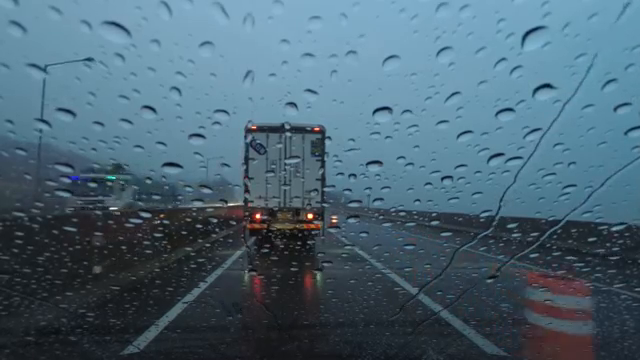
#> input picture frame 96 of videos/rainy.mp4, 640 x 360 px
$ jupyter execute curved.ipynb
#> lines starting #> are read from the running program, lines starting #| are printed output that depends on the picture; after the words box and inside, x2 and y2 are one past the last pixel; in counts of white or black regions, pixels touching at a corner belong together
#> in main, frame is the input picture: shape (360, 640, 3); mean B, G, R 116.2, 100.7, 74.8
[cell 1]
import cv2
import numpy as np
import math

leftLineBool = None
rightLineBool = None
fps = None
deviation = None

def make_coordinates(image, line_parameters): #return x1, y1, x2, y2
        if np.isnan(np.min(line_parameters)):
                print ("Not detected")
                return
        else:
                slope, intercept = line_parameters

                #print (image.shape)
                y1=image.shape[0]
                y2=int(y1*(3/5))
                x1=int((y1-intercept)/slope)
                x2=int((y2-intercept)/slope)
                if x1<0 or x1>2147483646:
                        x1=0
                if x2<0 or x2>2147483646:
                        x2=0
                return np.array([x1, y1, x2, y2])

[cell 2]
def find_curved_points(image, lines):
        line_image = np.zeros_like(image)
        left_points = [] #coord of points
        right_points = []

        left_xy = []
        right_xy = []

        if lines is not None:
                for line in lines:
                        x1, y1, x2, y2 = line.reshape(4)
                        parameters = np.polyfit((x1, x2), (y1, y2), 1)
                        slope=parameters[0]
                        #print("parameters[0]: ", parameters[0])
                        #print("x1, y1, x2, y2: ", x1, y1, x2, y2)
                        intercept = parameters[1]
                        pts = np.array([[x1, y1], [x2 , y2]], np.int32)
                        if slope<-0.4:
                                left_points.append(pts)
                                # [7 lines of commented-out code are left out]

                        elif slope> 0.4:
                                right_points.append(pts)
                                # [21 lines of commented-out code are left out]


        cv2.polylines(line_image, left_points, True, (0,255,0), 5)
        cv2.polylines(line_image, right_points, True, (0,255,0), 5)

# [15 lines of commented-out code are left out]

        return line_image

[cell 3]
def cannyMaker(image):
        gray = cv2.cvtColor(image, cv2.COLOR_RGB2GRAY)
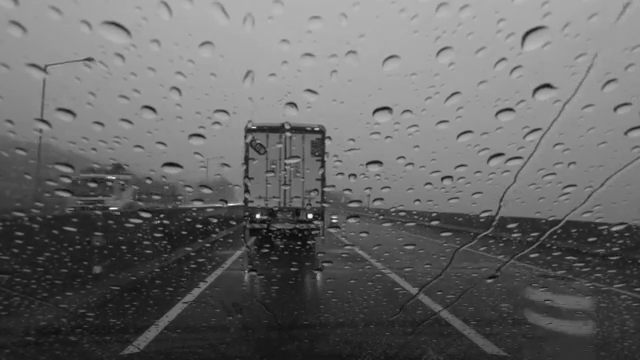
#> gray: shape (360, 640); min 6, max 250, mean 102.4
        blur = cv2.GaussianBlur(gray, (5,5), 0)
        canny = cv2.Canny(blur, 30, 150)
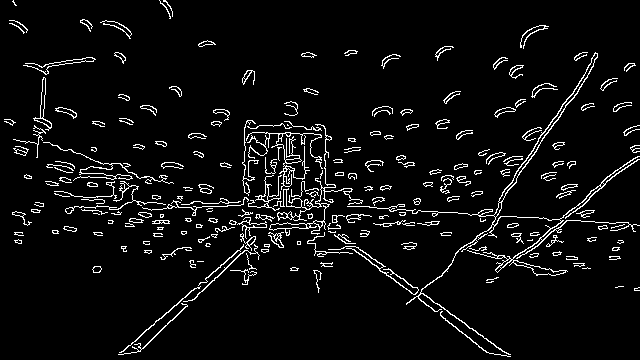
#> canny: shape (360, 640); 5.4% white in thin lines or dots
        print ("______________Creating canny image___________________")
        return canny

def region_of_interest(image):
        '''
        Mask the given image, given region of interest.
        For now, we focus on a triangle that goes from the bottom to center area of give$
        '''
        height = image.shape[0]
#> height = 360
        width = image.shape[1]
#> width = 640
        print ("______________Masking the image___________________")
        mask=np.zeros_like(image)


        #triangle = np.array([
        #[(int(width/9), height),(int(width/2), int(height/10*5.5)),(int(width), height)]
        #])
        #cv2.fillPoly(mask, polygon, 255)

        # specify coordinates of the polygon
        polygon = np.array([
            [1, height],
            [int(width/10*4), int(height/10*5.5)],
            [int(width/10*6), int(height/10*5.5)],
            [int(width), height]])
        cv2.fillConvexPoly(mask, polygon, 255)
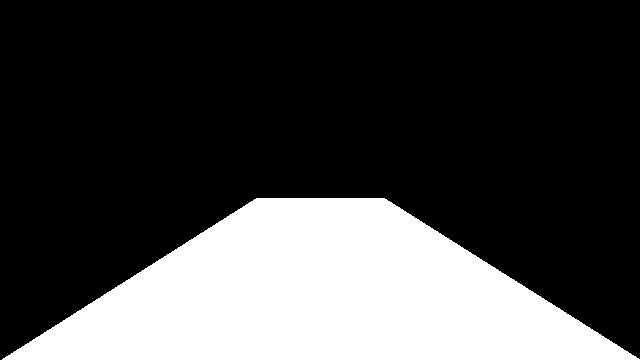
#> mask: shape (360, 640); 27% white; 1 white region, box (x1, y1, x2, y2) and area: (2, 198, 640, 360) 62220

        masked_image = cv2.bitwise_and(image, mask)
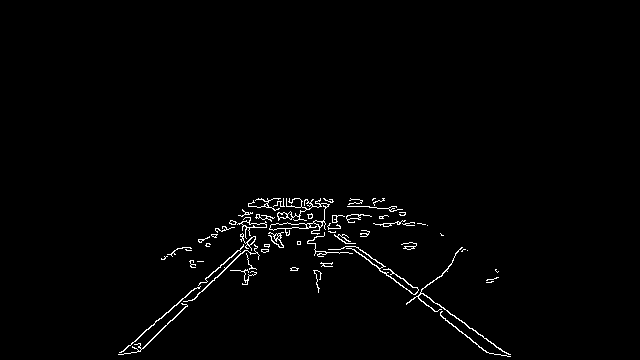
#> masked_image: shape (360, 640); 1.4% white in thin lines or dots, all inside (x1, y1, x2, y2) = (118, 198, 511, 357)
        return masked_image

import cv2
cars_cascade = cv2.CascadeClassifier('haarcascade_car.xml')
def detect_cars(frame):
    cars = cars_cascade.detectMultiScale(frame, 1.15, 6)
    for (x, y, w, h) in cars:
        mid_x = int((x+x+w)/2)
        mid_y = int((y+y+h)/2)
        range_x = int(abs(mid_x-x)*0.75)
        range_y = int(abs(y+h-mid_y)*0.75)
        #print("x, y, w, h: ", x, y, w, h)
        #print("mid_x, mid_y, range_x, range_y: ", mid_x, mid_y, range_x, range_y)
        cv2.rectangle(frame, (mid_x-range_x, mid_y-range_y), (mid_x+range_x,mid_y+range_y), color=(0, 255, 0), thickness=1)
 #       cv2.rectangle(frame, (x, y), (x+w,y+h), color=(0, 255, 0), thickness=2)

    return frame

def detectLines_and_draw(imageOrVideo):
        '''
        Input: image or video
        Result: Output the video or image with added graphics on it
        '''
        canny_image = cannyMaker(imageOrVideo) #gradient version of the image
        cropped_image=region_of_interest(canny_image) #interested area
        print ("______________Hough Lines Calculated___________________")
        lines = cv2.HoughLinesP(cropped_image,cv2.HOUGH_PROBABILISTIC, np.pi/180, 30, minLineLength=5, maxLineGap=10)
#> lines = 62 rows, first 6: [118, 354, 297, 198], [286, 198, 509, 354], [139, 351, 255, 239], [324, 225, 487, 352], [408, 284, 510, 356], [334, 232, 352, 246]
        curved_image = find_curved_points(imageOrVideo, lines)
#> the loop in find_curved_points, `for line in lines:` made 62 passes
#> (x1, y1, x2, y2, slope, intercept) on passes 1 to 12: (118, 354, 297, 198, -0.872, 456.8), (286, 198, 509, 354, 0.7, -2.07), (139, 351, 255, 239, -0.966, 485.2), (324, 225, 487, 352, 0.779, -27.44), (408, 284, 510, 356, 0.706, -4), (334, 232, 352, 246, 0.778, -27.78), (376, 265, 489, 353, 0.779, -27.81), (172, 320, 254, 241, -0.963, 485.7), (289, 199, 410, 284, 0.702, -4.02), (248, 206, 328, 206, -4.38e-16, 206), (269, 228, 324, 227, -0.0182, 232.9), (268, 233, 289, 232, -0.0476, 245.8)
#> after the loop in find_curved_points, `for line in lines:`: left_points = 14 items, first 6: [[118, 354], [297, 198]], [[139, 351], [255, 239]], [[172, 320], [254, 241]], [[272, 208], [295, 198]], [[249, 234], [283, 198]], [[198, 241], [259, 214]]; right_points = [[[286, 198], [509, 354]], [[324, 225], [487, 352]], [[408, 284], [510, 356]], [[334, 232], [352, 246]], [[376, 265], [489, 353]], [[289, 199], [410, 284]], [[304, 211], [388, 276]]]
#> in find_curved_points, `cv2.polylines(line_image, left_points, True, (0,255,0), 5)`:
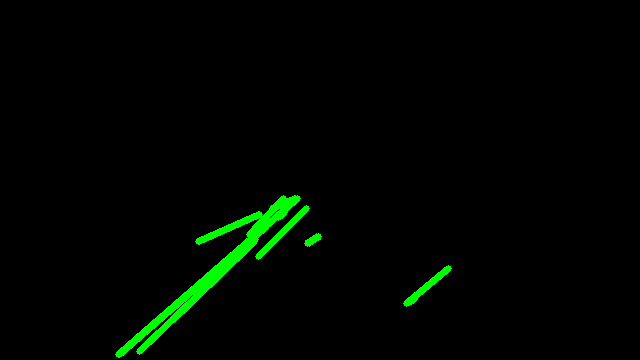
#> line_image: shape (360, 640, 3); mean of channels 0, 1, 2 0, 5.2, 0; drawn as B, G, R
#> in find_curved_points, `cv2.polylines(line_image, right_points, True, (0,255,0), 5)`:
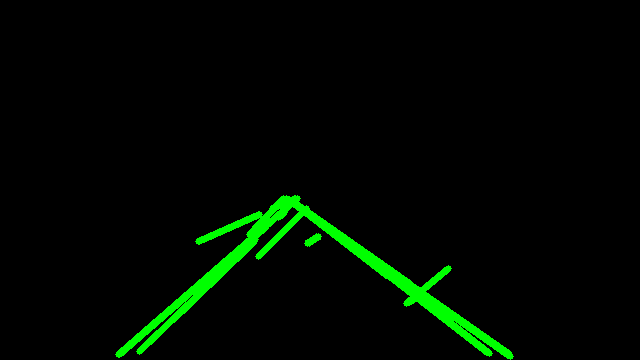
#> line_image: shape (360, 640, 3); 1.35% of pixels changed, all inside (x1, y1, x2, y2) = (286, 195, 514, 360); drawn as B, G, R

        final_image= cv2.addWeighted(imageOrVideo, 0.8, curved_image, 1, 1)
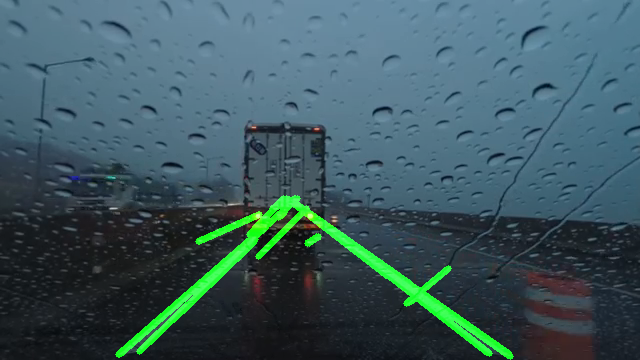
#> final_image: shape (360, 640, 3); mean B, G, R 94, 88.3, 60.9
        cars_frame = detect_cars(final_image)
#> in detect_cars, `cars = cars_cascade.detectMultiScale(frame, 1.15, 6)`: cars = ()
        #Show
        cv2.imshow('result', cars_frame)

[cell 4]
def main (nameOfTheFile):
        if nameOfTheFile.endswith('.mp4'):
                cap = cv2.VideoCapture(nameOfTheFile)
                if cap.isOpened():
                        print("Device Opened Succesfully\n")
                else:
                        print("Failed to open Device\n")
                while(cap.isOpened()):
                        _, frame = cap.read()
                        global fps
                        fps = round(cap.get(cv2.CAP_PROP_FPS), 2)
                        detectLines_and_draw(frame)
                        if cv2.waitKey(20) == ord('q'):
#> (key q is pressed here)
                                break
                cap.release()
                cv2.destroyAllWindows()
        elif nameOfTheFile.endswith('.jpg'):
                image = cv2.imread(nameOfTheFile)
                lane_image = np.copy(image) #copy of the original image
                detectLines_and_draw(lane_image)
                if cv2.waitKey(0) == ord('q'):
                        cv2.destroyAllWindows()
        else:
                print("other format")

if __name__ == '__main__':
       main("videos/rainy.mp4")
#        main("pics/desert.jpg")

$ run again, starting later in the video
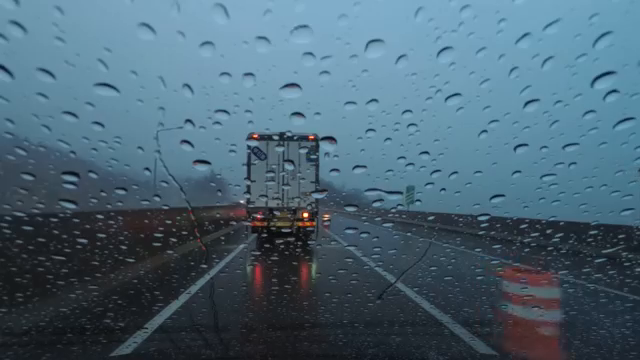
#> input picture frame 435 of videos/rainy.mp4, 640 x 360 px
#> in main, frame is the input picture: shape (360, 640, 3); mean B, G, R 116.5, 100.6, 74.6
#> in cannyMaker, `canny = cv2.Canny(blur, 30, 150)`:
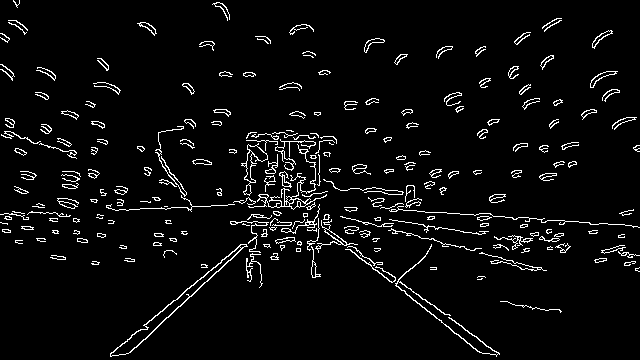
#> canny: shape (360, 640); 4.6% white in thin lines or dots
#> mask: shape (360, 640); 27% white; 1 white region, box (x1, y1, x2, y2) and area: (2, 198, 640, 360) 62220
#> masked_image: shape (360, 640); 1.3% white in thin lines or dots, all inside (x1, y1, x2, y2) = (110, 198, 562, 357)
#> lines = 42 rows, first 6: [304, 213, 499, 354], [110, 354, 241, 244], [284, 198, 482, 353], [128, 353, 295, 198], [286, 198, 499, 353], [340, 216, 460, 246]
#> the loop in find_curved_points, `for line in lines:` made 42 passes
#> (x1, y1, x2, y2, slope, intercept) on passes 1 to 8: (304, 213, 499, 354, 0.723, -6.82), (110, 354, 241, 244, -0.84, 446.4), (284, 198, 482, 353, 0.783, -24.32), (128, 353, 295, 198, -0.928, 471.8), (286, 198, 499, 353, 0.728, -10.12), (340, 216, 460, 246, 0.25, 131), (230, 222, 329, 222, 4.42e-17, 222), (251, 226, 329, 224, -0.0256, 232.4)
#> after the loop in find_curved_points, `for line in lines:`: left_points = [[[110, 354], [241, 244]], [[128, 353], [295, 198]], [[136, 347], [296, 198]], [[398, 279], [427, 253]], [[314, 277], [315, 263]]]; right_points = [[[304, 213], [499, 354]], [[284, 198], [482, 353]], [[286, 198], [499, 353]], [[251, 204], [262, 283]]]
#> in detectLines_and_draw, `final_image= cv2.addWeighted(imageOrVideo, 0.8, curved_image, 1, 1)`:
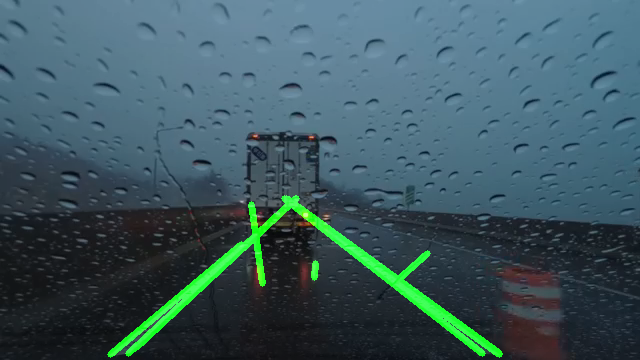
#> final_image: shape (360, 640, 3); mean B, G, R 94.2, 87.5, 60.7
#> cars = ()

$ run again, starting later in the video
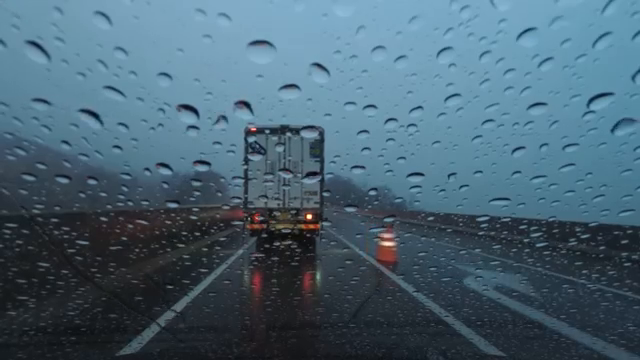
#> input picture frame 774 of videos/rainy.mp4, 640 x 360 px
#> in main, frame is the input picture: shape (360, 640, 3); mean B, G, R 115.1, 99.2, 73
#> in cannyMaker, `canny = cv2.Canny(blur, 30, 150)`:
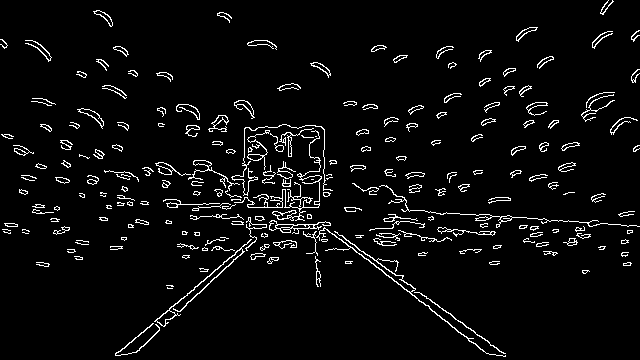
#> canny: shape (360, 640); 4.5% white in thin lines or dots
#> mask: shape (360, 640); 27% white; 1 white region, box (x1, y1, x2, y2) and area: (2, 198, 640, 360) 62220
#> masked_image: shape (360, 640); 1.3% white in thin lines or dots, all inside (x1, y1, x2, y2) = (115, 198, 506, 357)
#> lines = 55 rows, first 6: [285, 198, 434, 311], [115, 354, 301, 198], [322, 222, 505, 355], [136, 352, 286, 212], [394, 273, 505, 353], [159, 328, 256, 238]
#> the loop in find_curved_points, `for line in lines:` made 55 passes
#> (x1, y1, x2, y2, slope, intercept) on passes 1 to 8: (285, 198, 434, 311, 0.758, -18.14), (115, 354, 301, 198, -0.839, 450.5), (322, 222, 505, 355, 0.727, -12.02), (136, 352, 286, 212, -0.933, 478.9), (394, 273, 505, 353, 0.721, -10.96), (159, 328, 256, 238, -0.928, 475.5), (288, 199, 409, 291, 0.76, -19.98), (285, 199, 323, 228, 0.763, -18.5)
#> after the loop in find_curved_points, `for line in lines:`: left_points = [[[115, 354], [301, 198]], [[136, 352], [286, 212]], [[159, 328], [256, 238]], [[115, 355], [210, 275]], [[265, 227], [298, 199]], [[300, 202], [310, 198]], [[134, 352], [285, 212]], [[223, 262], [252, 237]]]; right_points = 11 items, first 6: [[285, 198], [434, 311]], [[322, 222], [505, 355]], [[394, 273], [505, 353]], [[288, 199], [409, 291]], [[285, 199], [323, 228]], [[279, 200], [325, 233]]
#> in detectLines_and_draw, `final_image= cv2.addWeighted(imageOrVideo, 0.8, curved_image, 1, 1)`:
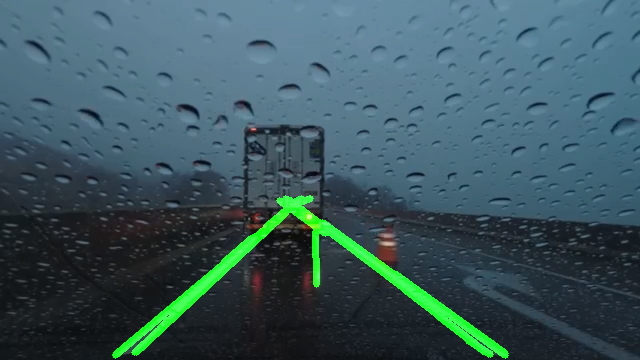
#> final_image: shape (360, 640, 3); mean B, G, R 93.1, 86.6, 59.4
#> cars = ()
